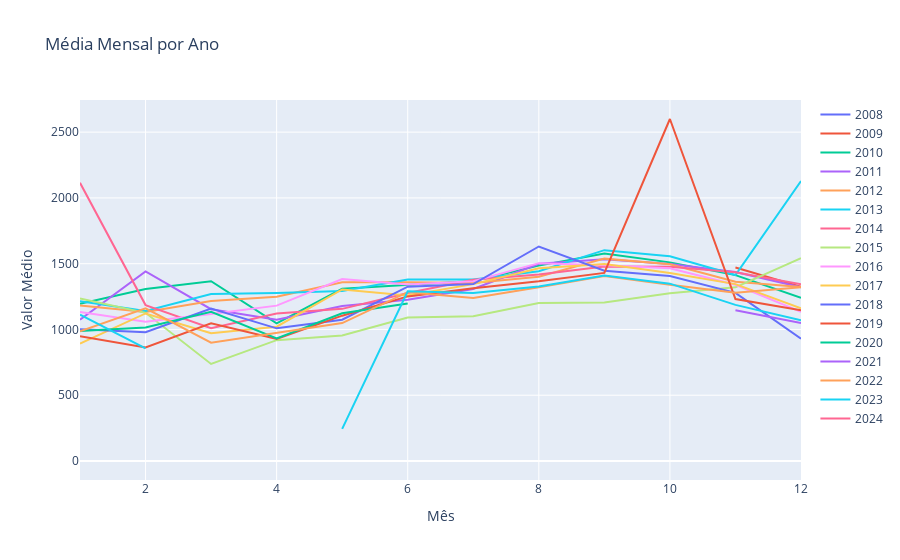

The notebook cell this image was saved under:
### Code cell
import plotly.graph_objects as go
import pandas as pd

# Supondo que você tenha os dados em um DataFrame do pandas com uma coluna de valores e as datas como índice
# Aqui está um exemplo de DataFrame fictício
# Substitua isso pelos seus próprios dados
data = crude


# Calculando a média mensal para cada ano
df['Ano'] = df.index.year
df['Mês'] = df.index.month
media_mensal_por_ano = df.groupby(['Ano', 'Mês'])['RADIACAO GLOBAL(Kj/m²)'].mean().reset_index()

# Criando um gráfico para cada ano
anos = media_mensal_por_ano['Ano'].unique()
fig = go.Figure()

for ano in anos:
    dados_ano = media_mensal_por_ano[media_mensal_por_ano['Ano'] == ano]
    fig.add_trace(go.Scatter(x=dados_ano['Mês'], y=dados_ano['RADIACAO GLOBAL(Kj/m²)'], mode='lines', name=str(ano)))

# Adicionando título e rótulos dos eixos
fig.update_layout(
    title='Média Mensal por Ano',
    xaxis=dict(title='Mês'),
    yaxis=dict(title='Valor Médio')
)

# Mostrando o gráfico
fig.show()

### Figure 1 — Plotly figure (JSON) as saved in the notebook; plotly's stock layout.template omitted (floating-point values rounded to 4 significant figures)
{"data": [{"mode": "lines", "name": "2008", "type": "scatter", "x": [6, 7, 8, 9, 10, 11, 12], "y": [null, -0.001, null, null, null, null, null]}, {"mode": "lines", "name": "2009", "type": "scatter", "x": [1, 2, 3, 4, 5, 6, 7, 8, 9, 10, 11, 12], "y": [null, null, null, null, null, null, null, null, null, null, 1471.0, 1323.0]}, {"mode": "lines", "name": "2010", "type": "scatter", "x": [1, 2, 3, 4, 5, 6, 7, 8, 9, 10, 11, 12], "y": [1196.0, 1307.0, 1366.0, 1046.0, 1309.0, 1339.0, 1368.0, 1485.0, 1577.0, 1510.0, 1413.0, 1241.0]}, {"mode": "lines", "name": "2011", "type": "scatter", "x": [1, 2, 3, 4, 5, 6, 7, 8, 9, 10, 11, 12], "y": [1074.0, 1441.0, 1154.0, 1073.0, 1178.0, 1226.0, 1307.0, 1499.0, 1533.0, 1497.0, 1437.0, 1320.0]}, {"mode": "lines", "name": "2012", "type": "scatter", "x": [1, 2, 3, 4, 5, 6, 7, 8, 9, 10, 11, 12], "y": [1181.0, 1133.0, 1217.0, 1248.0, 1359.0, 1359.0, 1353.0, 1401.0, 1538.0, 1495.0, 1363.0, 1323.0]}, {"mode": "lines", "name": "2013", "type": "scatter", "x": [1, 2, 3, 4, 5, 6, 7, 8, 9, 10, 11, 12], "y": [1214.0, 1141.0, 1269.0, 1278.0, 1293.0, 1379.0, 1380.0, 1443.0, 1603.0, 1557.0, 1413.0, 2129.0]}, {"mode": "lines", "name": "2014", "type": "scatter", "x": [1, 2, 3, 4, 5, 6, 7, 8, 9, 10, 11, 12], "y": [2115.0, 1185.0, 1009.0, 1121.0, 1157.0, 1277.0, 1378.0, 1418.0, 1478.0, 1477.0, 1436.0, 1344.0]}, {"mode": "lines", "name": "2015", "type": "scatter", "x": [1, 2, 3, 4, 5, 6, 7, 8, 9, 10, 11, 12], "y": [1235.0, 1127.0, 737.9, 918.5, 954.0, 1091.0, 1101.0, 1201.0, 1205.0, 1275.0, 1320.0, 1541.0]}, {"mode": "lines", "name": "2016", "type": "scatter", "x": [1, 2, 3, 4, 5, 6, 7, 8, 9, 10, 11, 12], "y": [1132.0, 1059.0, 1117.0, 1181.0, 1383.0, 1342.0, 1366.0, 1504.0, 1488.0, 1465.0, 1340.0, 1133.0]}, {"mode": "lines", "name": "2017", "type": "scatter", "x": [1, 2, 3, 4, 5, 6, 7, 8, 9, 10, 11, 12], "y": [892.3, 1122.0, 971.2, 1021.0, 1304.0, 1259.0, 1345.0, 1465.0, 1497.0, 1428.0, 1345.0, 1160.0]}, {"mode": "lines", "name": "2018", "type": "scatter", "x": [1, 2, 3, 4, 5, 6, 7, 8, 9, 10, 11, 12], "y": [1002.0, 979.6, 1159.0, 1008.0, 1074.0, 1325.0, 1345.0, 1631.0, 1446.0, 1407.0, 1278.0, 930.0]}, {"mode": "lines", "name": "2019", "type": "scatter", "x": [1, 2, 3, 4, 5, 6, 7, 8, 9, 10, 11, 12], "y": [948.9, 862.7, 1046.0, 927.8, 1105.0, 1251.0, 1313.0, 1366.0, 1430.0, 2600.0, 1231.0, 1145.0]}, {"mode": "lines", "name": "2020", "type": "scatter", "x": [1, 2, 3, 4, 5, 6, 7, 8, 9, 10, 11, 12], "y": [987.4, 1015.0, 1134.0, 932.3, 1123.0, 1197.0, null, null, null, null, null, null]}, {"mode": "lines", "name": "2021", "type": "scatter", "x": [1, 2, 3, 4, 5, 6, 7, 8, 9, 10, 11, 12], "y": [null, null, null, null, null, null, null, null, null, null, 1145.0, 1049.0]}, {"mode": "lines", "name": "2022", "type": "scatter", "x": [1, 2, 3, 4, 5, 6, 7, 8, 9, 10, 11, 12], "y": [986.7, 1161.0, 899.3, 972.3, 1048.0, 1284.0, 1239.0, 1320.0, 1406.0, 1339.0, 1280.0, 1321.0]}, {"mode": "lines", "name": "2023", "type": "scatter", "x": [1, 2, 3, 4, 5, 6, 7, 8, 9, 10, 11, 12], "y": [1112.0, 856.5, null, null, 244.3, 1291.0, 1277.0, 1327.0, 1411.0, 1348.0, 1187.0, 1069.0]}, {"mode": "lines", "name": "2024", "type": "scatter", "x": [1], "y": [657.5]}], "layout": {"autosize": true, "title": {"text": "Média Mensal por Ano"}, "xaxis": {"autorange": true, "range": [1, 12], "title": {"text": "Mês"}, "type": "linear"}, "yaxis": {"autorange": true, "range": [-144.4, 2744.0], "title": {"text": "Valor Médio"}, "type": "linear"}}}
